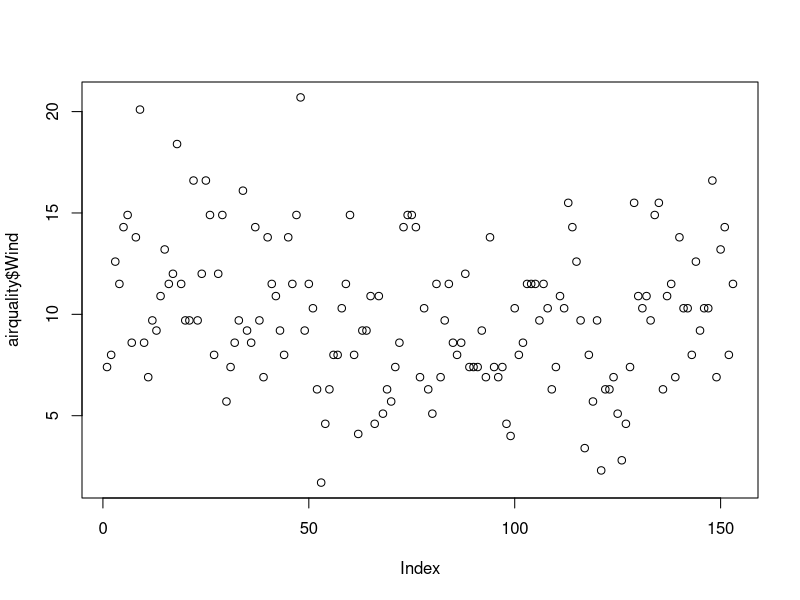
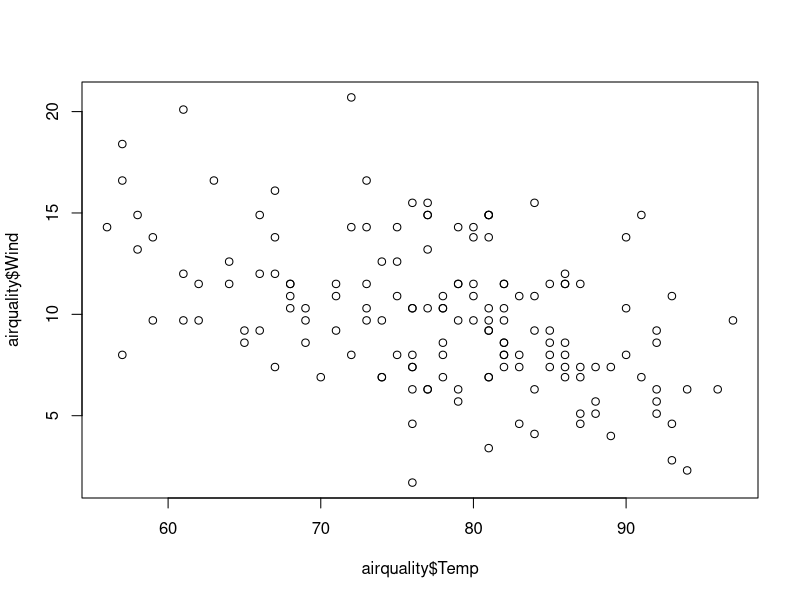
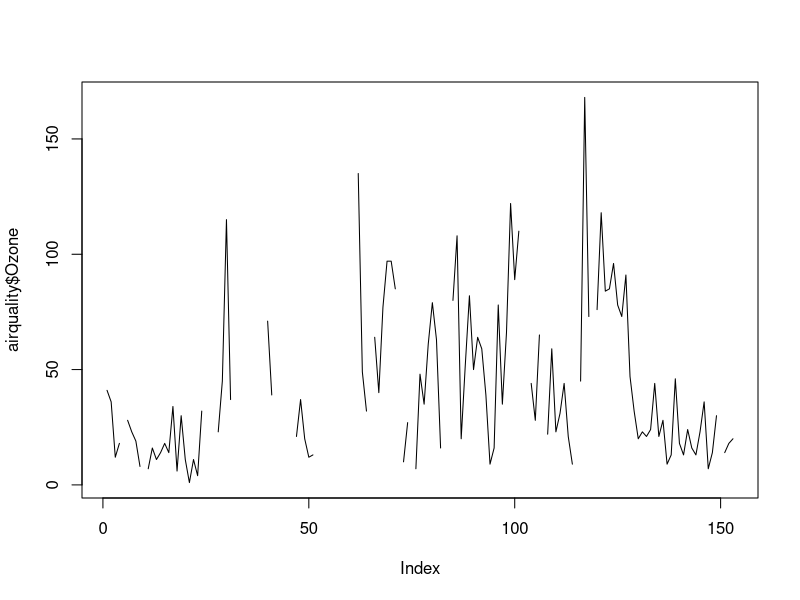
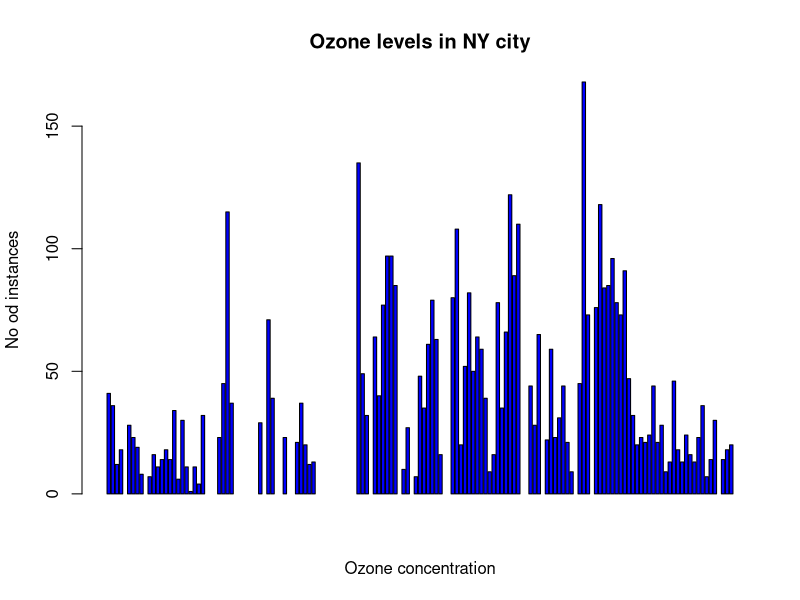
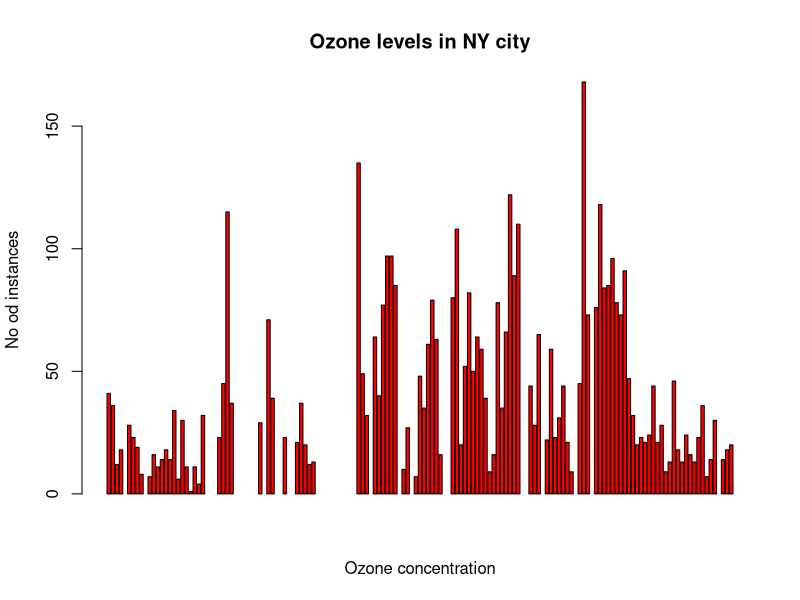
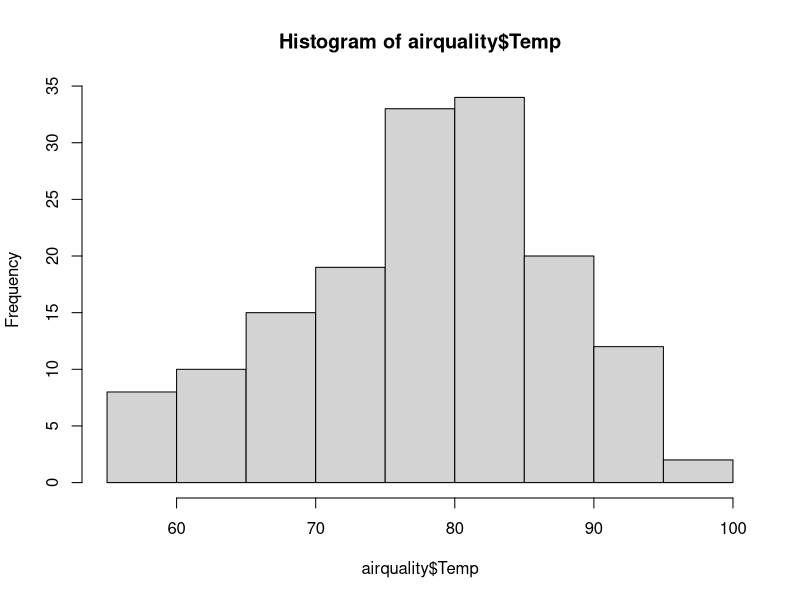
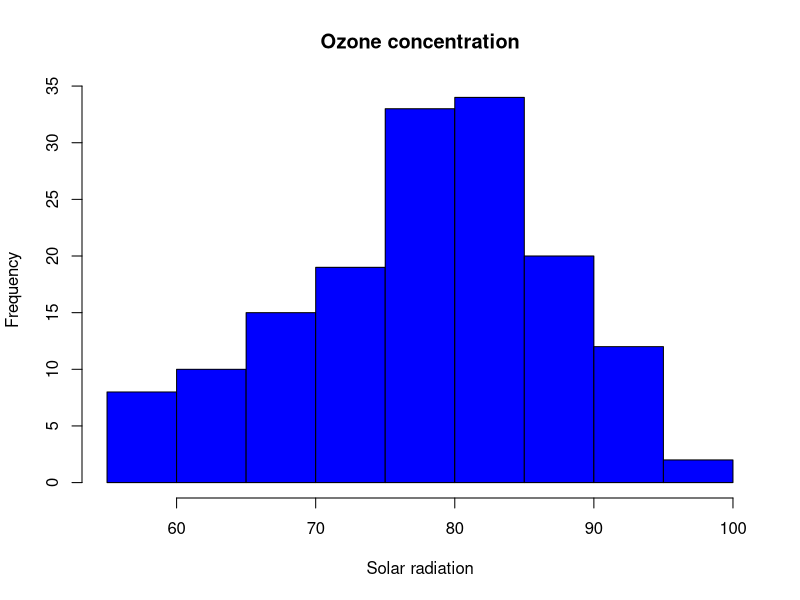
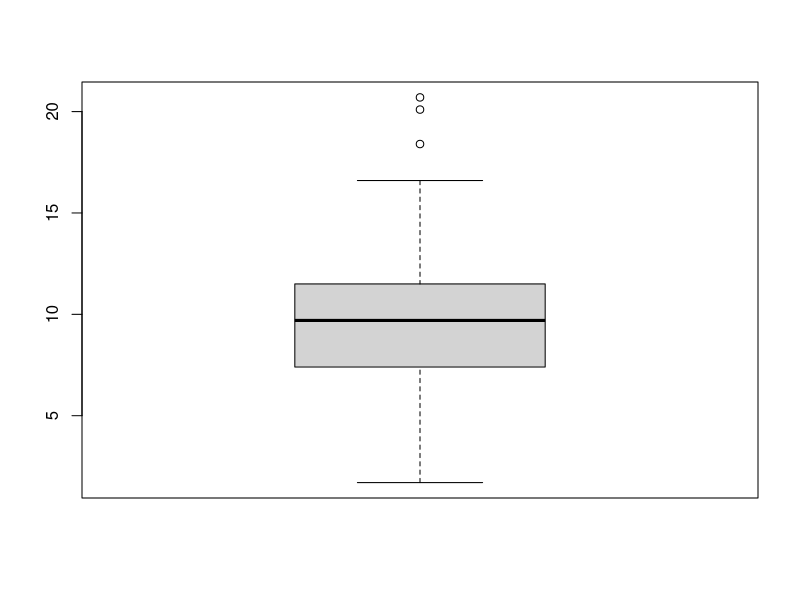

R code for these plots, in order:
######Stats#############

airquality<-datasets::airquality
head(airquality,10)
tail(airquality,10)
airquality[,c(1,2)]
df<-airquality[,-6]
airquality$Temp
airquality$Ozone

######Summary##########

summary(airquality[,1])
summary(airquality$Ozone)
summary(airquality)
airquality

######Plot#########

plot(airquality$Wind)
plot(airquality$Temp,airquality$Wind,type="p")
plot(airquality$Ozone,type="l")

barplot(airquality$Ozone,xlab = "Ozone concentration",
        ylab = "No od instances",main = "Ozone levels in NY city",col = "blue")

barplot(airquality$Ozone,xlab = "Ozone concentration",
        ylab = "No od instances",main = "Ozone levels in NY city",
        col = "red",horiz = F, axes = T)


hist(airquality$Temp)

hist(airquality$Temp,
     xlab = "Solar radiation",
     main = "Ozone concentration",
     col="blue")

boxplot(airquality$Wind)
boxplot.stats(airquality$Wind)$out
airquality
airquality[,3]

boxplot(airquality[1:4],main="Multiple")

par(mfrow=c(3,3),mar=c(2,5,2,1),las=0)
plot(airquality$Ozone)
plot(airquality$Ozone,airquality$Ozone)
plot(airquality$Ozone,type="l")
plot(airquality$Ozone)
barplot(airquality$Ozone,xlab = "Ozone concentration",
        ylab = "No od instances",main = "Ozone levels in NY city",
        col = "red",horiz = F, axes = T)
hist(airquality$Temp)
plot(airquality$Ozone)
boxplot(airquality[0:4],main="multiple")
